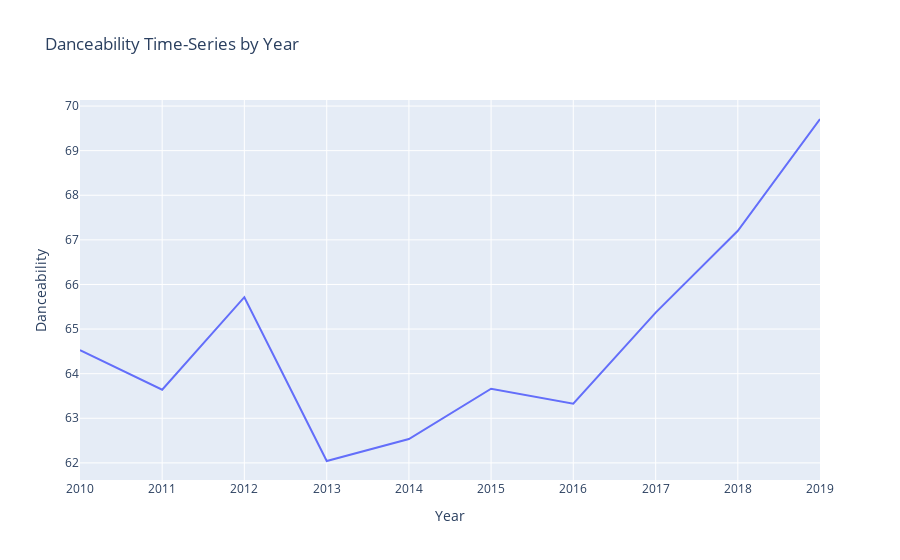

The notebook cell saved with this chart:
### Code cell
import pandas as pd
import plotly.express as px

# Load the data
df = pd.read_csv("spotify_top_music.csv")

# Convert year column to datetime format
df['year'] = pd.to_datetime(df['year'], format='%Y')

# Group by year and calculate mean of numeric columns
yearly_data = df.groupby('year').mean(numeric_only=True)

# Reset index so that year is a column (needed for Plotly)
yearly_data.reset_index(inplace=True)

# Create a line plot
fig = px.line(yearly_data, x='year', y='dnce', title='Danceability Time-Series by Year')
fig.update_layout(xaxis_title="Year", yaxis_title="Danceability")

# Show the plot
fig.show()

### Figure 1 — Plotly figure (JSON) as saved in the notebook; plotly's stock layout.template omitted (floating-point values rounded to 4 significant figures)
{"data": [{"hovertemplate": "year=%{x}<br>dnce=%{y}<extra></extra>", "legendgroup": "", "line": {"color": "#636efa", "dash": "solid"}, "marker": {"symbol": "circle"}, "mode": "lines", "name": "", "orientation": "v", "showlegend": false, "type": "scatter", "x": ["2010-01-01T00:00:00", "2011-01-01T00:00:00", "2012-01-01T00:00:00", "2013-01-01T00:00:00", "2014-01-01T00:00:00", "2015-01-01T00:00:00", "2016-01-01T00:00:00", "2017-01-01T00:00:00", "2018-01-01T00:00:00", "2019-01-01T00:00:00"], "xaxis": "x", "y": [64.53, 63.64, 65.71, 62.04, 62.53, 63.66, 63.33, 65.37, 67.2, 69.71], "yaxis": "y"}], "layout": {"legend": {"tracegroupgap": 0}, "title": {"text": "Danceability Time-Series by Year"}, "xaxis": {"anchor": "y", "domain": [0, 1], "title": {"text": "Year"}}, "yaxis": {"anchor": "x", "domain": [0, 1], "title": {"text": "Danceability"}}}}
